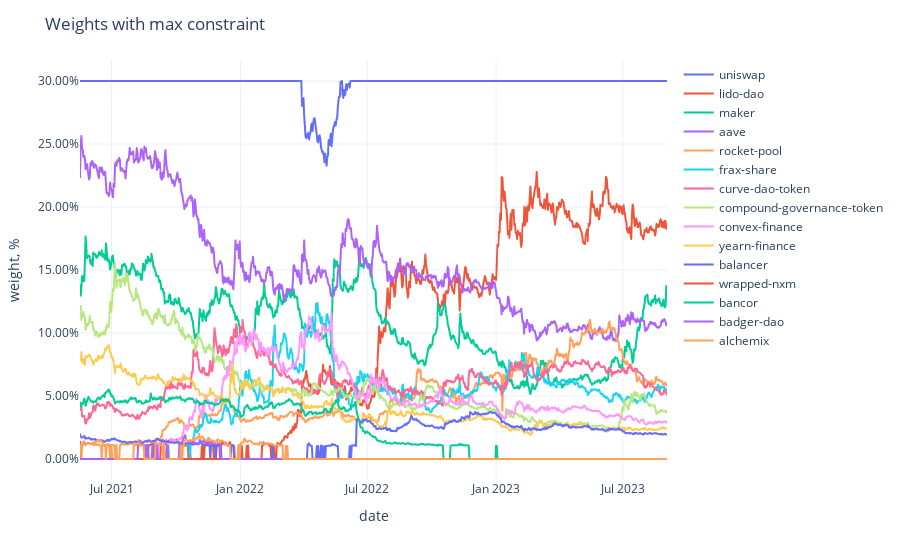

Notebook code for this chart:
### Code cell
fig = px.line(adjusted_weights,
              labels={'value': 'weight, %', 'variable': ''})
fig.update_traces(
    hovertemplate="%{y}"
)
fig.update_yaxes(
    tickformat=".2%",
)
fig.update_xaxes(
    showspikes=True,
    spikethickness=2,
    spikedash="dot",
    spikecolor="#999999",
    spikemode="across",
)
fig.update_layout(
    hovermode="x",
    hoverdistance=100,  ## Distance to show hover label of data point
    spikedistance=1000,  ## Distance to show spike
    template='plotly_white',
    title='Weights with max constraint'
)

### Figure 1 — Plotly figure (JSON) as saved in the notebook; plotly's stock layout.template omitted (floating-point values rounded to 4 significant figures; data arrays with more than 128 entries replaced by an {"elided": "..."} marker saying what was removed)
{"data": [{"hovertemplate": "%{y}", "legendgroup": "uniswap", "line": {"color": "#636efa", "dash": "solid"}, "marker": {"symbol": "circle"}, "mode": "lines", "name": "uniswap", "showlegend": true, "type": "scattergl", "x": {"elided": "839 str values"}, "xaxis": "x", "y": {"elided": "839 float values"}, "yaxis": "y"}, {"hovertemplate": "%{y}", "legendgroup": "lido-dao", "line": {"color": "#EF553B", "dash": "solid"}, "marker": {"symbol": "circle"}, "mode": "lines", "name": "lido-dao", "showlegend": true, "type": "scattergl", "x": {"elided": "839 str values"}, "xaxis": "x", "y": {"elided": "839 float values"}, "yaxis": "y"}, {"hovertemplate": "%{y}", "legendgroup": "maker", "line": {"color": "#00cc96", "dash": "solid"}, "marker": {"symbol": "circle"}, "mode": "lines", "name": "maker", "showlegend": true, "type": "scattergl", "x": {"elided": "839 str values"}, "xaxis": "x", "y": {"elided": "839 float values"}, "yaxis": "y"}, {"hovertemplate": "%{y}", "legendgroup": "aave", "line": {"color": "#ab63fa", "dash": "solid"}, "marker": {"symbol": "circle"}, "mode": "lines", "name": "aave", "showlegend": true, "type": "scattergl", "x": {"elided": "839 str values"}, "xaxis": "x", "y": {"elided": "839 float values"}, "yaxis": "y"}, {"hovertemplate": "%{y}", "legendgroup": "rocket-pool", "line": {"color": "#FFA15A", "dash": "solid"}, "marker": {"symbol": "circle"}, "mode": "lines", "name": "rocket-pool", "showlegend": true, "type": "scattergl", "x": {"elided": "839 str values"}, "xaxis": "x", "y": {"elided": "839 float values"}, "yaxis": "y"}, {"hovertemplate": "%{y}", "legendgroup": "frax-share", "line": {"color": "#19d3f3", "dash": "solid"}, "marker": {"symbol": "circle"}, "mode": "lines", "name": "frax-share", "showlegend": true, "type": "scattergl", "x": {"elided": "839 str values"}, "xaxis": "x", "y": {"elided": "839 float values"}, "yaxis": "y"}, {"hovertemplate": "%{y}", "legendgroup": "curve-dao-token", "line": {"color": "#FF6692", "dash": "solid"}, "marker": {"symbol": "circle"}, "mode": "lines", "name": "curve-dao-token", "showlegend": true, "type": "scattergl", "x": {"elided": "839 str values"}, "xaxis": "x", "y": {"elided": "839 float values"}, "yaxis": "y"}, {"hovertemplate": "%{y}", "legendgroup": "compound-governance-token", "line": {"color": "#B6E880", "dash": "solid"}, "marker": {"symbol": "circle"}, "mode": "lines", "name": "compound-governance-token", "showlegend": true, "type": "scattergl", "x": {"elided": "839 str values"}, "xaxis": "x", "y": {"elided": "839 float values"}, "yaxis": "y"}, {"hovertemplate": "%{y}", "legendgroup": "convex-finance", "line": {"color": "#FF97FF", "dash": "solid"}, "marker": {"symbol": "circle"}, "mode": "lines", "name": "convex-finance", "showlegend": true, "type": "scattergl", "x": {"elided": "839 str values"}, "xaxis": "x", "y": {"elided": "839 float values"}, "yaxis": "y"}, {"hovertemplate": "%{y}", "legendgroup": "yearn-finance", "line": {"color": "#FECB52", "dash": "solid"}, "marker": {"symbol": "circle"}, "mode": "lines", "name": "yearn-finance", "showlegend": true, "type": "scattergl", "x": {"elided": "839 str values"}, "xaxis": "x", "y": {"elided": "839 float values"}, "yaxis": "y"}, {"hovertemplate": "%{y}", "legendgroup": "balancer", "line": {"color": "#636efa", "dash": "solid"}, "marker": {"symbol": "circle"}, "mode": "lines", "name": "balancer", "showlegend": true, "type": "scattergl", "x": {"elided": "839 str values"}, "xaxis": "x", "y": {"elided": "839 float values"}, "yaxis": "y"}, {"hovertemplate": "%{y}", "legendgroup": "wrapped-nxm", "line": {"color": "#EF553B", "dash": "solid"}, "marker": {"symbol": "circle"}, "mode": "lines", "name": "wrapped-nxm", "showlegend": true, "type": "scattergl", "x": {"elided": "839 str values"}, "xaxis": "x", "y": {"elided": "839 int values"}, "yaxis": "y"}, {"hovertemplate": "%{y}", "legendgroup": "bancor", "line": {"color": "#00cc96", "dash": "solid"}, "marker": {"symbol": "circle"}, "mode": "lines", "name": "bancor", "showlegend": true, "type": "scattergl", "x": {"elided": "839 str values"}, "xaxis": "x", "y": {"elided": "839 float values"}, "yaxis": "y"}, {"hovertemplate": "%{y}", "legendgroup": "badger-dao", "line": {"color": "#ab63fa", "dash": "solid"}, "marker": {"symbol": "circle"}, "mode": "lines", "name": "badger-dao", "showlegend": true, "type": "scattergl", "x": {"elided": "839 str values"}, "xaxis": "x", "y": {"elided": "839 float values"}, "yaxis": "y"}, {"hovertemplate": "%{y}", "legendgroup": "alchemix", "line": {"color": "#FFA15A", "dash": "solid"}, "marker": {"symbol": "circle"}, "mode": "lines", "name": "alchemix", "showlegend": true, "type": "scattergl", "x": {"elided": "839 str values"}, "xaxis": "x", "y": {"elided": "839 float values"}, "yaxis": "y"}], "layout": {"hoverdistance": 100, "hovermode": "x", "legend": {"title": {"text": ""}, "tracegroupgap": 0}, "margin": {"t": 60}, "spikedistance": 1000, "title": {"text": "Weights with max constraint"}, "xaxis": {"anchor": "y", "domain": [0, 1], "showspikes": true, "spikecolor": "#999999", "spikedash": "dot", "spikemode": "across", "spikethickness": 2, "title": {"text": "date"}}, "yaxis": {"anchor": "x", "domain": [0, 1], "tickformat": ".2%", "title": {"text": "weight, %"}}}}
